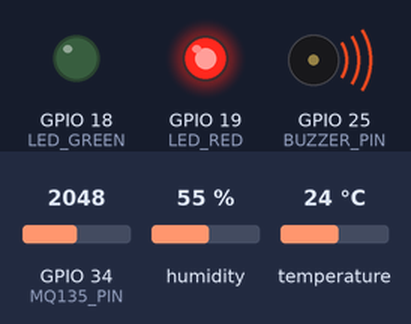
The sketch below on a simulated ESP32. On the bench: output pins drawn as LEDs (lit = HIGH), buzzer (waves = sounding). The test bench sets the inputs (shaded band); at power-on: GPIO 34 (MQ135_PIN) = 2048, humidity 55 %, temperature 24 °C. WiFi joins after 1.5 s; servers stay silent unless stated; what the sketch prints to the serial monitor is not drawn.

Above: at 2.7 s.
2.8 s: GPIO 34 (MQ135_PIN) set to 1851
5.5 s: GPIO 34 (MQ135_PIN) set to 1740
At 5.8 s:
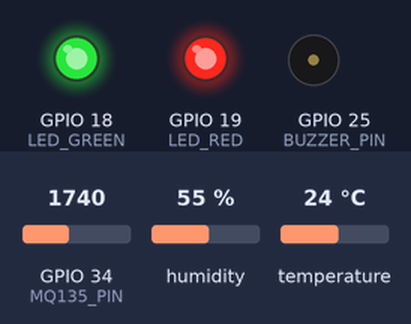
8.2 s: GPIO 34 (MQ135_PIN) set to 861
10.9 s: GPIO 34 (MQ135_PIN) set to 738
At 12.2 s:
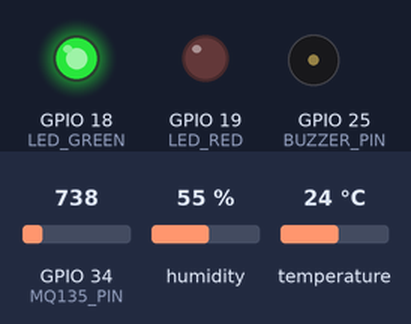
13.6 s: GPIO 34 (MQ135_PIN) set to 840
At 16.7 s:
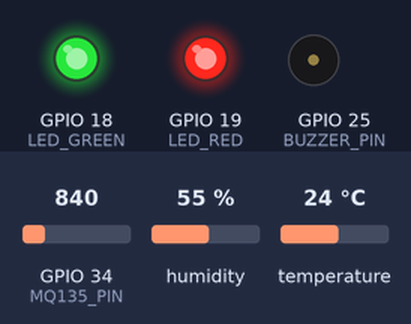
17.0 s: GPIO 34 (MQ135_PIN) set to 760
At 18.6 s:
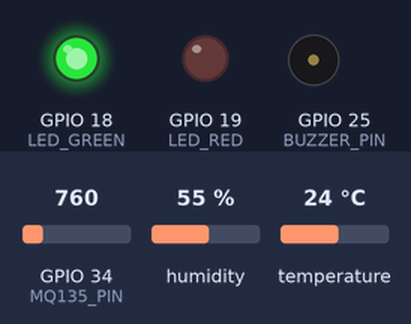
Timing chart, 0 to 20.1 s (numbered marks = the images above; inputs shaded):
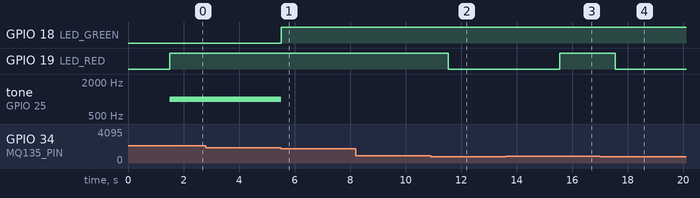

The sketch:

air_quality_node.ino
```cpp
/**
 * @file air_quality_node.ino
 * @brief IoT Air Quality & Pollution Monitoring Node for ESP32
 */

#include <WiFi.h>
#include "ThingSpeak.h"
#include "DHT.h"

#define DHTPIN 4
#define DHTTYPE DHT22
#define MQ135_PIN 34
#define BUZZER_PIN 25
#define LED_GREEN 18
#define LED_RED 19

const char* WIFI_SSID = "Wokwi-GUEST";
const char* WIFI_PASSWORD = "";
unsigned long CLOUD_CHANNEL_ID = 2222222;
const char* CLOUD_WRITE_API_KEY = "YOUR_API_KEY";

DHT dht(DHTPIN, DHTTYPE);
WiFiClient networkClient;

const int CLEAN_AIR_THRESHOLD = 800;
const int MODERATE_AIR_THRESHOLD = 1800;
const int TOXIC_AIR_THRESHOLD = 3000;

unsigned long lastUploadTimestamp = 0;
const unsigned long UPLOAD_INTERVAL_MS = 20000;

void setup() {
  Serial.begin(115200);
  pinMode(MQ135_PIN, INPUT);
  pinMode(BUZZER_PIN, OUTPUT);
  pinMode(LED_GREEN, OUTPUT);
  pinMode(LED_RED, OUTPUT);

  digitalWrite(LED_GREEN, LOW);
  digitalWrite(LED_RED, LOW);
  dht.begin();

  WiFi.begin(WIFI_SSID, WIFI_PASSWORD);
  while (WiFi.status() != WL_CONNECTED) {
    delay(500);
    Serial.print(".");
  }
  Serial.println("\nConnected to WiFi");
  ThingSpeak.begin(networkClient);
}

void loop() {
  float t = dht.readTemperature();
  float h = dht.readHumidity();
  int gas = analogRead(MQ135_PIN);

  if (isnan(t) || isnan(h)) {
    Serial.println("Failed to read from DHT sensor!");
    return;
  }

  int severity = 0;
  if (gas <= CLEAN_AIR_THRESHOLD) {
    digitalWrite(LED_GREEN, HIGH);
    digitalWrite(LED_RED, LOW);
    noTone(BUZZER_PIN);
  } else if (gas <= MODERATE_AIR_THRESHOLD) {
    digitalWrite(LED_GREEN, HIGH);
    digitalWrite(LED_RED, HIGH);
    noTone(BUZZER_PIN);
  } else {
    digitalWrite(LED_GREEN, LOW);
    digitalWrite(LED_RED, HIGH);
    tone(BUZZER_PIN, 1000);
    severity = 2;
  }

  Serial.printf("Temp: %.1f C, Hum: %.1f%%, Gas: %d\n", t, h, gas);

  if (millis() - lastUploadTimestamp >= UPLOAD_INTERVAL_MS) {
    ThingSpeak.setField(1, gas);
    ThingSpeak.setField(2, t);
    ThingSpeak.setField(3, h);
    ThingSpeak.setField(4, severity);
    ThingSpeak.writeFields(CLOUD_CHANNEL_ID, CLOUD_WRITE_API_KEY);
    lastUploadTimestamp = millis();
  }
  delay(2000);
}
```

Measured:
- the behaviour switches between 1801 and 1800 on GPIO 34 (MQ135_PIN) (found by bisection; images 0 and 1)
- the behaviour switches between 801 and 800 on GPIO 34 (MQ135_PIN) (found by bisection; images 1 and 2)
- after the input at 2.8 s, every drawn part: stays the same
- after the input at 5.5 s, GPIO 18 (LED_GREEN): LOW → HIGH at once; tone on GPIO 25 (BUZZER_PIN): 1000 Hz → silent at once
- after the input at 8.2 s, every drawn part: stays the same
- after the input at 10.9 s, GPIO 19 (LED_RED): HIGH → LOW after 0.64 s
- after the input at 13.6 s, GPIO 19 (LED_RED): LOW → HIGH after 1.9 s
- after the input at 17.0 s, GPIO 19 (LED_RED): HIGH → LOW after 0.55 s
